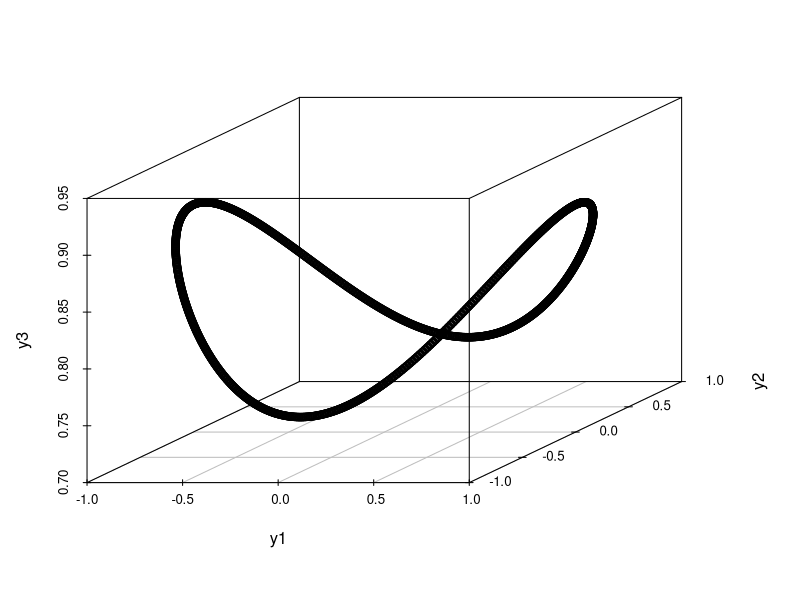
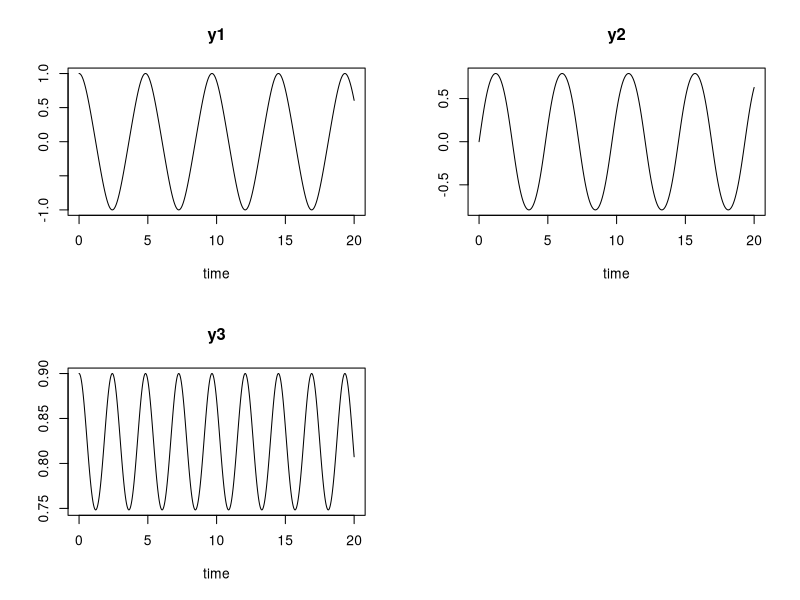

These figures' R source, in order:
# Euler equation for rigid bodies
# y1, y2, y3 are coordinates of the rotation vector
# I1, I2, I3 are moments of inertia along 3 axes
# 3 simultaneous equations:

# dy1/dt = ((I2 - I3) / I1) * y2 * y3
# dy2/dt = ((I3 - I1) / I2) * y3 * y1
# dy3/dt = ((I1 - I2) / I3) * y1 * y2

# Parameters: I1, I2, I3
# Initial conditions: y1, y2, y3

library(deSolve)
library(scatterplot3d)

rigidmode <- function(t, y, para){
  I1 = para[1]
  I2 = para[2]
  I3 = para[3]
  
  dy1 = ((I2 - I3) / I1) * y[2] * y[3]
  dy2 = ((I3 - I1) / I2) * y[3] * y[1]
  dy3 = ((I1 - I2) / I3) * y[1] * y[2]
  
  list(c(dy1, dy2, dy3))
  # function automatically returns dy as a list
}

# Define initial values
y = c(y1 = 1, y2 = 0, y3 = 0.9)

# Define parameters
para = c(I1 = 0.5, I2 = 2.0, I3 = 3.0)

# Define time interval
t = seq(0, 20, 0.01)

# Calling ODE function
out <- ode(y = y, times = t, func = rigidmode, parms = para)

# Plotting the solution
X11(scatterplot3d(out[,-1])) # minus sign means remove - here remove 1st column
plot(out) # will cause function overloading
